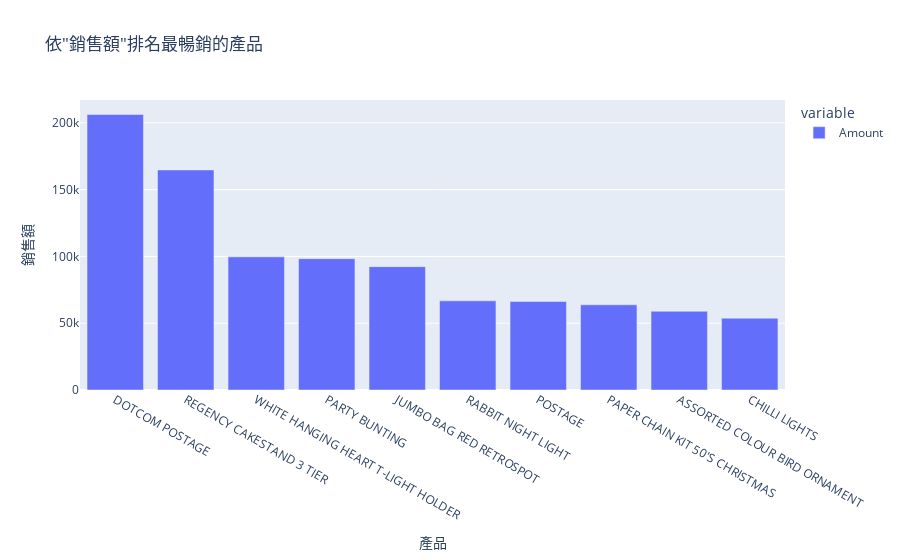

This figure's notebook cell:
### Code cell
# 找出最暢銷的產品，先計算每個產品的銷售額，再排序
product = data.groupby(['Description'])
product = product['Amount'].sum().sort_values(ascending=False)

fig = px.bar(product.head(10), title='依"銷售額"排名最暢銷的產品').update_layout(xaxis_title='產品', yaxis_title='銷售額')
fig.show()

### Figure 1 — Plotly figure (JSON) as saved in the notebook; plotly's stock layout.template omitted (floating-point values rounded to 4 significant figures)
{"data": [{"alignmentgroup": "True", "hovertemplate": "variable=Amount<br>Description=%{x}<br>value=%{y}<extra></extra>", "legendgroup": "Amount", "marker": {"color": "#636efa", "pattern": {"shape": ""}}, "name": "Amount", "offsetgroup": "Amount", "orientation": "v", "showlegend": true, "textposition": "auto", "type": "bar", "x": ["DOTCOM POSTAGE", "REGENCY CAKESTAND 3 TIER", "WHITE HANGING HEART T-LIGHT HOLDER", "PARTY BUNTING", "JUMBO BAG RED RETROSPOT", "RABBIT NIGHT LIGHT", "POSTAGE", "PAPER CHAIN KIT 50'S CHRISTMAS ", "ASSORTED COLOUR BIRD ORNAMENT", "CHILLI LIGHTS"], "xaxis": "x", "y": [206200.0, 164800.0, 99670.0, 98300.0, 92360.0, 66760.0, 66230.0, 63790.0, 58960.0, 53770.0], "yaxis": "y"}], "layout": {"barmode": "relative", "legend": {"title": {"text": "variable"}, "tracegroupgap": 0}, "title": {"text": "依\"銷售額\"排名最暢銷的產品"}, "xaxis": {"anchor": "y", "domain": [0, 1], "title": {"text": "產品"}}, "yaxis": {"anchor": "x", "domain": [0, 1], "title": {"text": "銷售額"}}}}
